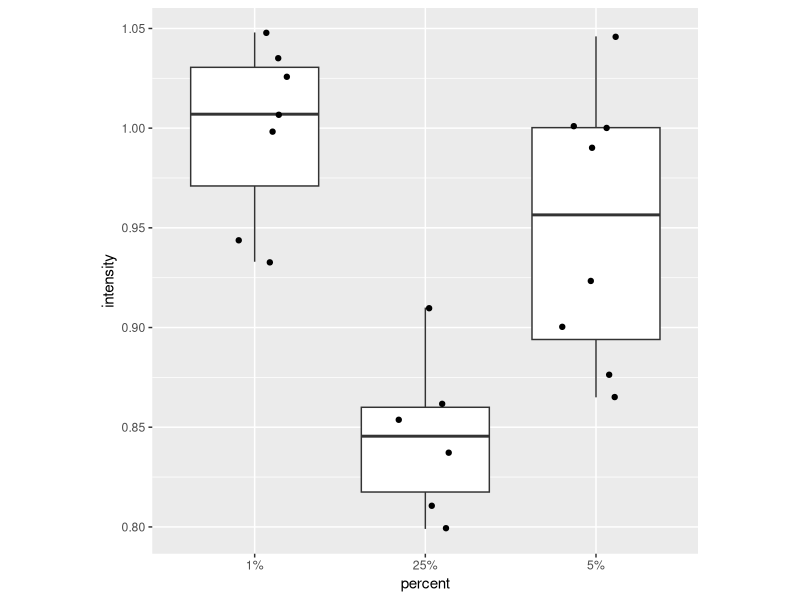

R code for this plot:
## ---- chunk 1
knitr::opts_chunk$set(
  echo = FALSE,
  fig.align = "center")
library(tidyverse)
## ---- chunk 2
farm1 <- c(18.0, 18.5, 18.9, 18.2, 17.9, 15.9, 16.8, 18.2, 17.3, 17.5, 17.7, 17.8, 17.1,
           17.0, 16.3)
farm2 <- c(14.3, 13.2, 17.3, 14.9, 16.4, 16.0, 18.6, 17.3, 15.5, 16.8, 15.7, 18.0, 15.2)
## ---- chunk 3
df1 <- data.frame(farm = "farm1", liver_weight = farm1)
df2 <- data.frame(farm = "farm2", liver_weight = farm2)
df <- rbind(df1, df2)
print(df)
## ---- chunk 4
df2 <- df %>%
  group_by(farm) %>%
  summarize(sample_mean = mean(liver_weight), sample_var = var(liver_weight))
print(df2)
## ---- chunk 5
egg_yolk_1_percent <- c(0.944, 1.048, 1.026, 1.007, 0.933, 0.998, 1.035)
egg_yolk_5_percent <- c(0.865, 1.000, 1.001, 0.900, 0.923, 0.876, 1.046, 0.990)
egg_yolk_25_percent <- c(0.811, 0.862, 0.910, 0.799, 0.837, 0.854)
## ---- chunk 6
df1 <- data.frame(percent = "1%", intensity = egg_yolk_1_percent)
df5 <- data.frame(percent = "5%", intensity = egg_yolk_5_percent)
df25 <- data.frame(percent = "25%", intensity = egg_yolk_25_percent)
df <- rbind(df1, df5, df25)
ggplot(df, aes(percent, intensity)) + 
  geom_boxplot() +
  geom_jitter(width = 0.2) +
  theme(aspect.ratio = 1)
